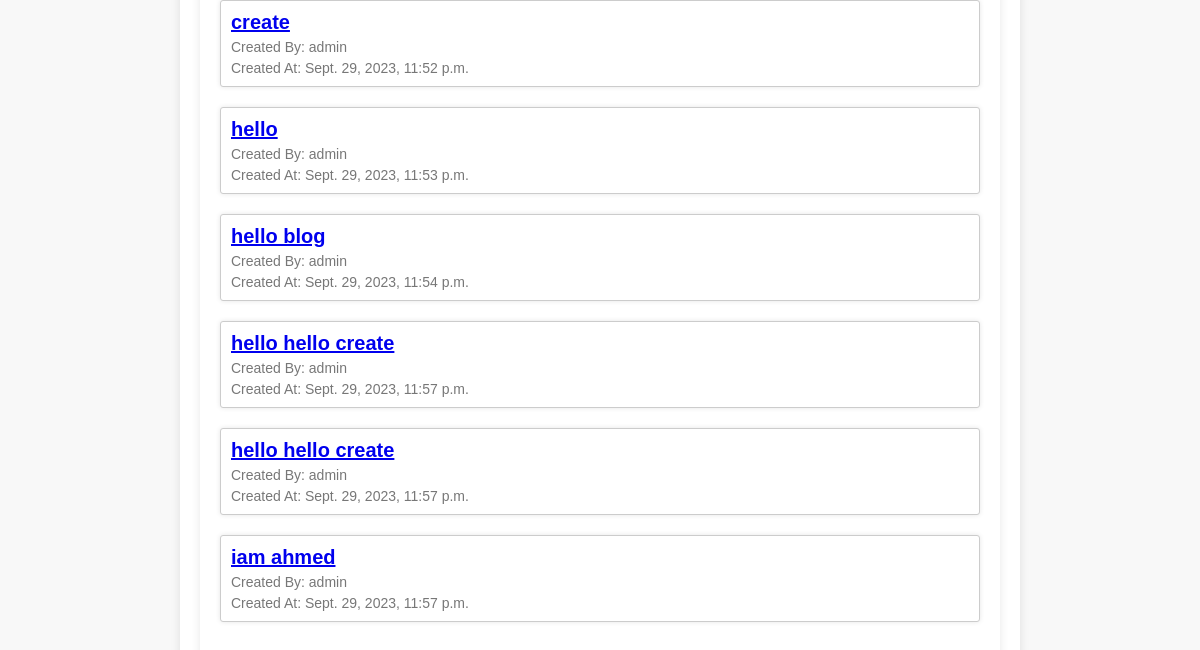
Page / (signed in, lower part) on the earlier database version.
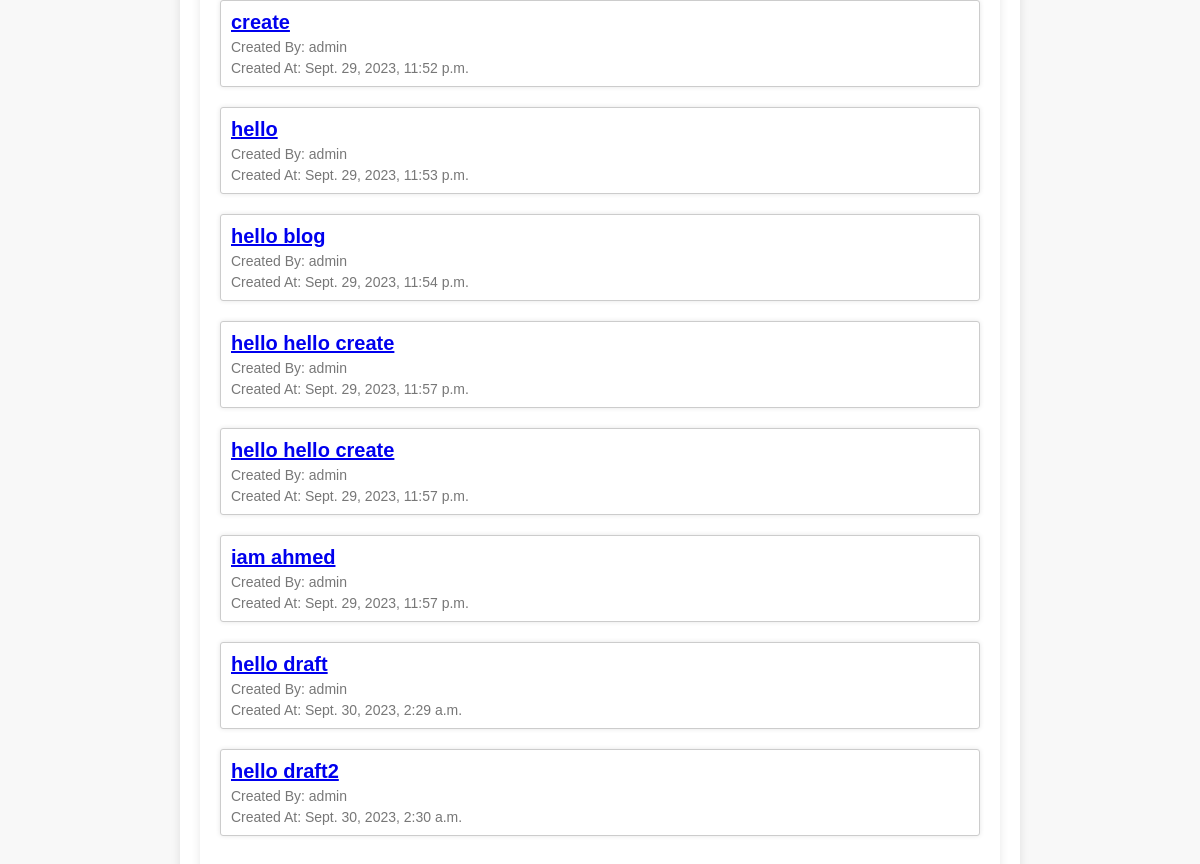
Same page on the later database version.
### blog/models.py (models this page shows, shortened)
class BlogPost(models.Model):
    title = models.CharField(max_length=200)
    content = models.TextField()
    author = models.ForeignKey(User, on_delete=models.CASCADE)
    pub_date = models.DateTimeField(auto_now_add=True)
    is_draft = models.BooleanField(default=True)
    publish_status = models.CharField(max_length=10, choices=[('draft', 'Draft'), ('published', 'Published')], default='draft')
    categories = models.ManyToManyField(Category)
    published = models.BooleanField(default=False)

### blog/views.py (the view)
# urls.py: path('', views.blog_post_list, name='blog_post_list'),
@login_required
def blog_post_list(request):
    query = request.GET.get('q')
    posts = BlogPost.objects.filter(author=request.user)
    categories = Category.objects.all()
    if query:
        posts = posts.filter(
            Q(title__icontains=query) | Q(content__icontains=query)
        )
    context = {
        'categories': categories,
        'posts': posts,
        'query': query,
    }
    posts = posts.order_by('-pub_date')
    return render(request, 'blog/post_list.html', context)

### blog/templates/blog/post_list.html (shortened to what this page needs)
{% extends 'blog/main.html' %}
{% block content %}
<!DOCTYPE html>
<html lang="en">
<head>
</head>
<body>
    <div class="container">
        <ul class="post-list">
            {% for post in posts %}
            <li class="post-item">
                <h1 class="post-title"><a href="{% url 'view_blog_post' post.id %}">{{ post.title }}</a></h1>
                <p class="post-author">Created By: {{ post.author }}</p>
                <p class="post-date">Created At: {{ post.pub_date }}</p>
            </li>
            {% empty %}
            <li class="empty-post">No blog posts available.</li>
            {% endfor %}
        </ul>
    </div>
</body>
</html>
{% endblock %}

Differences in the rows shown:
added BlogPost: title "hello draft", author "admin", pub_date "Sept. 30, 2023, 2:29 a.m."
added BlogPost: title "hello draft2", author "admin", pub_date "Sept. 30, 2023, 2:30 a.m."
